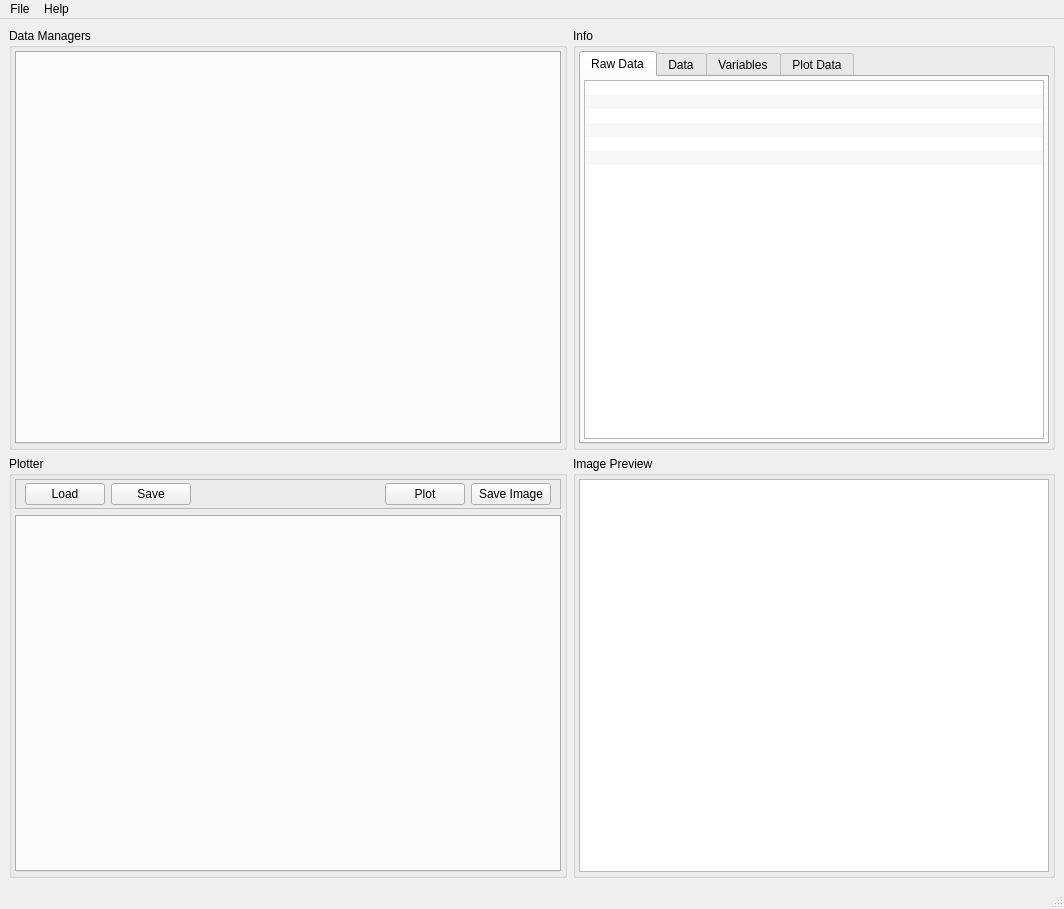
<?xml version="1.0" encoding="UTF-8"?>
<ui version="4.0">
 <class>MainWindow</class>
 <widget class="QMainWindow" name="MainWindow">
  <property name="enabled">
   <bool>true</bool>
  </property>
  <property name="geometry">
   <rect>
    <x>0</x>
    <y>0</y>
    <width>1064</width>
    <height>909</height>
   </rect>
  </property>
  <property name="font">
   <font>
    <pointsize>9</pointsize>
   </font>
  </property>
  <property name="windowTitle">
   <string>MainWindow</string>
  </property>
  <widget class="QWidget" name="centralwidget">
   <layout class="QGridLayout" name="gridLayout">
    <item row="2" column="0">
     <widget class="QGroupBox" name="plotterGB">
      <property name="title">
       <string>Plotter</string>
      </property>
      <layout class="QVBoxLayout" name="verticalLayout_3">
       <property name="leftMargin">
        <number>3</number>
       </property>
       <property name="topMargin">
        <number>3</number>
       </property>
       <property name="rightMargin">
        <number>3</number>
       </property>
       <property name="bottomMargin">
        <number>3</number>
       </property>
       <item>
        <widget class="QFrame" name="frame">
         <property name="minimumSize">
          <size>
           <width>0</width>
           <height>30</height>
          </size>
         </property>
         <property name="frameShape">
          <enum>QFrame::StyledPanel</enum>
         </property>
         <property name="frameShadow">
          <enum>QFrame::Raised</enum>
         </property>
         <layout class="QHBoxLayout" name="horizontalLayout_2">
          <property name="topMargin">
           <number>0</number>
          </property>
          <property name="rightMargin">
           <number>9</number>
          </property>
          <property name="bottomMargin">
           <number>0</number>
          </property>
          <item>
           <widget class="QPushButton" name="plotLoadPB">
            <property name="maximumSize">
             <size>
              <width>120</width>
              <height>16777215</height>
             </size>
            </property>
            <property name="layoutDirection">
             <enum>Qt::LeftToRight</enum>
            </property>
            <property name="text">
             <string>Load</string>
            </property>
           </widget>
          </item>
          <item>
           <widget class="QPushButton" name="plotSavePB">
            <property name="maximumSize">
             <size>
              <width>120</width>
              <height>16777215</height>
             </size>
            </property>
            <property name="text">
             <string>Save</string>
            </property>
           </widget>
          </item>
          <item>
           <spacer name="horizontalSpacer">
            <property name="orientation">
             <enum>Qt::Horizontal</enum>
            </property>
            <property name="sizeHint" stdset="0">
             <size>
              <width>188</width>
              <height>20</height>
             </size>
            </property>
           </spacer>
          </item>
          <item>
           <widget class="QPushButton" name="plotPB">
            <property name="text">
             <string>Plot</string>
            </property>
           </widget>
          </item>
          <item>
           <widget class="QPushButton" name="saveImagePB">
            <property name="text">
             <string>Save Image</string>
            </property>
           </widget>
          </item>
         </layout>
        </widget>
       </item>
       <item>
        <widget class="QTabWidget" name="pltTabs">
         <property name="currentIndex">
          <number>-1</number>
         </property>
        </widget>
       </item>
      </layout>
     </widget>
    </item>
    <item row="2" column="1">
     <widget class="QGroupBox" name="imageGB">
      <property name="title">
       <string>Image Preview</string>
      </property>
      <layout class="QVBoxLayout" name="verticalLayout_4">
       <property name="leftMargin">
        <number>3</number>
       </property>
       <property name="topMargin">
        <number>3</number>
       </property>
       <property name="rightMargin">
        <number>3</number>
       </property>
       <property name="bottomMargin">
        <number>3</number>
       </property>
       <item>
        <widget class="QGraphicsView" name="canvas"/>
       </item>
      </layout>
     </widget>
    </item>
    <item row="0" column="1">
     <widget class="QGroupBox" name="infoGB">
      <property name="title">
       <string>Info</string>
      </property>
      <layout class="QVBoxLayout" name="verticalLayout_2">
       <property name="leftMargin">
        <number>3</number>
       </property>
       <property name="topMargin">
        <number>3</number>
       </property>
       <property name="rightMargin">
        <number>3</number>
       </property>
       <property name="bottomMargin">
        <number>3</number>
       </property>
       <item>
        <widget class="QTabWidget" name="infoTabs">
         <property name="currentIndex">
          <number>0</number>
         </property>
         <widget class="QWidget" name="rawDataTab">
          <attribute name="title">
           <string>Raw Data</string>
          </attribute>
          <layout class="QGridLayout" name="gridLayout_2">
           <property name="leftMargin">
            <number>3</number>
           </property>
           <property name="topMargin">
            <number>3</number>
           </property>
           <property name="rightMargin">
            <number>3</number>
           </property>
           <property name="bottomMargin">
            <number>3</number>
           </property>
           <item row="0" column="0">
            <widget class="QListWidget" name="rawDataInfoList">
             <property name="showDropIndicator" stdset="0">
              <bool>false</bool>
             </property>
             <property name="alternatingRowColors">
              <bool>true</bool>
             </property>
             <property name="selectionMode">
              <enum>QAbstractItemView::NoSelection</enum>
             </property>
             <property name="horizontalScrollMode">
              <enum>QAbstractItemView::ScrollPerPixel</enum>
             </property>
             <property name="resizeMode">
              <enum>QListView::Adjust</enum>
             </property>
             <property name="uniformItemSizes">
              <bool>true</bool>
             </property>
             <item>
              <property name="text">
               <string/>
              </property>
             </item>
             <item>
              <property name="text">
               <string/>
              </property>
             </item>
             <item>
              <property name="text">
               <string/>
              </property>
             </item>
             <item>
              <property name="text">
               <string/>
              </property>
             </item>
             <item>
              <property name="text">
               <string/>
              </property>
             </item>
             <item>
              <property name="text">
               <string/>
              </property>
             </item>
            </widget>
           </item>
          </layout>
         </widget>
         <widget class="QWidget" name="dataTab">
          <attribute name="title">
           <string>Data</string>
          </attribute>
          <layout class="QVBoxLayout" name="verticalLayout_6">
           <property name="leftMargin">
            <number>3</number>
           </property>
           <property name="topMargin">
            <number>3</number>
           </property>
           <property name="rightMargin">
            <number>3</number>
           </property>
           <property name="bottomMargin">
            <number>3</number>
           </property>
           <item>
            <widget class="QTableWidget" name="dataInfoTable">
             <property name="rowCount">
              <number>0</number>
             </property>
             <property name="columnCount">
              <number>4</number>
             </property>
             <column/>
             <column/>
             <column/>
             <column/>
            </widget>
           </item>
          </layout>
         </widget>
         <widget class="QWidget" name="varTab">
          <attribute name="title">
           <string>Variables</string>
          </attribute>
          <layout class="QVBoxLayout" name="verticalLayout_7">
           <property name="leftMargin">
            <number>3</number>
           </property>
           <property name="topMargin">
            <number>3</number>
           </property>
           <property name="rightMargin">
            <number>3</number>
           </property>
           <property name="bottomMargin">
            <number>3</number>
           </property>
           <item>
            <widget class="QTableWidget" name="varInfoTable">
             <property name="rowCount">
              <number>0</number>
             </property>
             <property name="columnCount">
              <number>2</number>
             </property>
             <attribute name="horizontalHeaderCascadingSectionResizes">
              <bool>false</bool>
             </attribute>
             <attribute name="horizontalHeaderDefaultSectionSize">
              <number>150</number>
             </attribute>
             <attribute name="horizontalHeaderShowSortIndicator" stdset="0">
              <bool>false</bool>
             </attribute>
             <attribute name="horizontalHeaderStretchLastSection">
              <bool>true</bool>
             </attribute>
             <column/>
             <column/>
            </widget>
           </item>
          </layout>
         </widget>
         <widget class="QWidget" name="plotDataTab">
          <attribute name="title">
           <string>Plot Data</string>
          </attribute>
          <layout class="QVBoxLayout" name="verticalLayout_8">
           <property name="leftMargin">
            <number>3</number>
           </property>
           <property name="topMargin">
            <number>3</number>
           </property>
           <property name="rightMargin">
            <number>3</number>
           </property>
           <property name="bottomMargin">
            <number>3</number>
           </property>
           <item>
            <widget class="QTableWidget" name="plotDataInfoTable">
             <property name="rowCount">
              <number>0</number>
             </property>
             <property name="columnCount">
              <number>4</number>
             </property>
             <attribute name="horizontalHeaderStretchLastSection">
              <bool>false</bool>
             </attribute>
             <column/>
             <column/>
             <column/>
             <column/>
            </widget>
           </item>
          </layout>
         </widget>
        </widget>
       </item>
      </layout>
     </widget>
    </item>
    <item row="0" column="0">
     <widget class="QGroupBox" name="mngGB">
      <property name="title">
       <string>Data Managers</string>
      </property>
      <layout class="QVBoxLayout" name="verticalLayout">
       <property name="spacing">
        <number>6</number>
       </property>
       <property name="leftMargin">
        <number>3</number>
       </property>
       <property name="topMargin">
        <number>3</number>
       </property>
       <property name="rightMargin">
        <number>3</number>
       </property>
       <property name="bottomMargin">
        <number>3</number>
       </property>
       <item>
        <widget class="QTabWidget" name="mngTabs">
         <property name="currentIndex">
          <number>-1</number>
         </property>
        </widget>
       </item>
      </layout>
     </widget>
    </item>
   </layout>
  </widget>
  <widget class="QStatusBar" name="statusbar"/>
  <widget class="QMenuBar" name="menuBar">
   <property name="geometry">
    <rect>
     <x>0</x>
     <y>0</y>
     <width>1064</width>
     <height>21</height>
    </rect>
   </property>
   <widget class="QMenu" name="menua">
    <property name="title">
     <string>File</string>
    </property>
    <addaction name="menuNewDataMethod"/>
    <addaction name="separator"/>
    <addaction name="menuSaveTemplate"/>
    <addaction name="menuLoadTemplate"/>
    <addaction name="menuSaveImage"/>
    <addaction name="menuSaveDataMethod"/>
    <addaction name="menuSavePlotMethod"/>
   </widget>
   <widget class="QMenu" name="menuHelp">
    <property name="title">
     <string>Help</string>
    </property>
   </widget>
   <addaction name="menua"/>
   <addaction name="menuHelp"/>
  </widget>
  <action name="menuNewDataMethod">
   <property name="text">
    <string>New Data Method</string>
   </property>
  </action>
  <action name="actiond">
   <property name="text">
    <string>Open Method</string>
   </property>
  </action>
  <action name="actionSave_Method">
   <property name="text">
    <string>Save Method...</string>
   </property>
  </action>
  <action name="menuSaveImage">
   <property name="text">
    <string>Save Image</string>
   </property>
  </action>
  <action name="actionSave_Data">
   <property name="text">
    <string>Save Data</string>
   </property>
  </action>
  <action name="menuSaveDataMethod">
   <property name="text">
    <string>Save Data  Method</string>
   </property>
  </action>
  <action name="menuOpenData">
   <property name="text">
    <string>Data File</string>
   </property>
  </action>
  <action name="menuOpenDataMethod">
   <property name="text">
    <string>Data Method File</string>
   </property>
  </action>
  <action name="actionStyle">
   <property name="text">
    <string>Style</string>
   </property>
  </action>
  <action name="menuOpenPlotMethod">
   <property name="text">
    <string>Plot Method File</string>
   </property>
  </action>
  <action name="menuSavePlotMethod">
   <property name="text">
    <string>Save Plot Method</string>
   </property>
  </action>
  <action name="menuSaveTemplate">
   <property name="text">
    <string>Save Template</string>
   </property>
  </action>
  <action name="menuLoadTemplate">
   <property name="text">
    <string>Load Template</string>
   </property>
  </action>
 </widget>
 <resources/>
 <connections/>
</ui>
